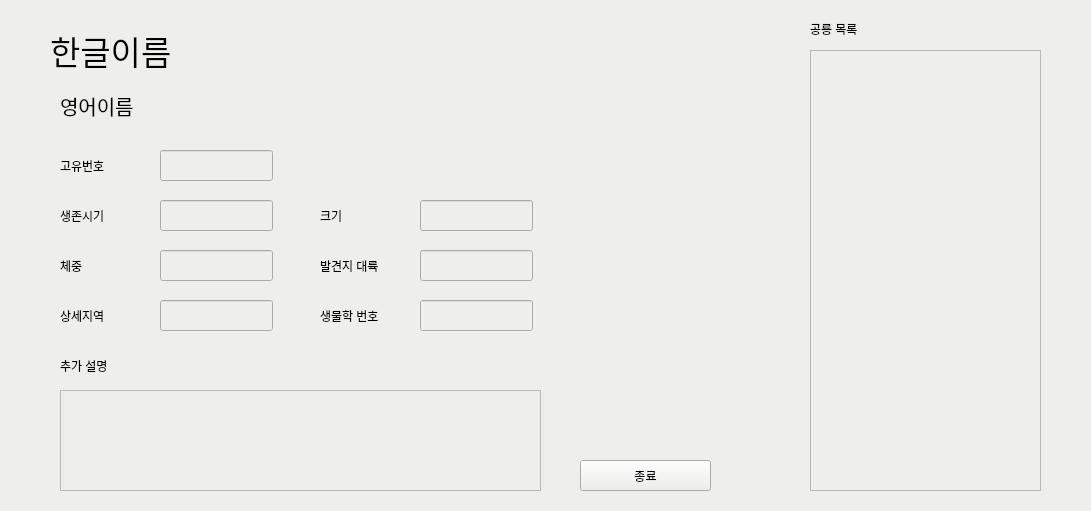
   <widget class="QWidget" name="learn_widget" native="true">
    <property name="geometry">
     <rect>
      <x>0</x>
      <y>40</y>
      <width>1091</width>
      <height>511</height>
     </rect>
    </property>
    <property name="styleSheet">
     <string notr="true">background-color: rgb(238, 238, 236);</string>
    </property>
    <widget class="QWidget" name="lean_menu_widget" native="true">
     <property name="geometry">
      <rect>
       <x>30</x>
       <y>0</y>
       <width>1031</width>
       <height>511</height>
      </rect>
     </property>
     <widget class="QWidget" name="verticalLayoutWidget">
      <property name="geometry">
       <rect>
        <x>310</x>
        <y>100</y>
        <width>361</width>
        <height>411</height>
       </rect>
      </property>
      <layout class="QVBoxLayout" name="lean_vbox">
       <item>
        <widget class="QPushButton" name="title_btn">
         <property name="font">
          <font>
           <pointsize>15</pointsize>
          </font>
         </property>
         <property name="text">
          <string>공룡</string>
         </property>
        </widget>
       </item>
      </layout>
     </widget>
     <widget class="QLabel" name="label">
      <property name="geometry">
       <rect>
        <x>100</x>
        <y>20</y>
        <width>841</width>
        <height>71</height>
       </rect>
      </property>
      <property name="font">
       <font>
        <pointsize>20</pointsize>
       </font>
      </property>
      <property name="text">
       <string>주제를 선택해 주세요</string>
      </property>
     </widget>
    </widget>
    <widget class="QWidget" name="dino_widget" native="true">
     <property name="geometry">
      <rect>
       <x>30</x>
       <y>0</y>
       <width>1031</width>
       <height>511</height>
      </rect>
     </property>
     <widget class="QLabel" name="kor_name">
      <property name="geometry">
       <rect>
        <x>20</x>
        <y>20</y>
        <width>681</width>
        <height>61</height>
       </rect>
      </property>
      <property name="font">
       <font>
        <pointsize>25</pointsize>
       </font>
      </property>
      <property name="text">
       <string>한글이름</string>
      </property>
     </widget>
     <widget class="QLineEdit" name="dino_t">
      <property name="enabled">
       <bool>false</bool>
      </property>
      <property name="geometry">
       <rect>
        <x>130</x>
        <y>200</y>
        <width>113</width>
        <height>31</height>
       </rect>
      </property>
      <property name="mouseTracking">
       <bool>true</bool>
      </property>
      <property name="styleSheet">
       <string notr="true">color: rgb(46, 52, 54);</string>
      </property>
      <property name="frame">
       <bool>true</bool>
      </property>
     </widget>
     <widget class="QLabel" name="label_12">
      <property name="geometry">
       <rect>
        <x>30</x>
        <y>200</y>
        <width>91</width>
        <height>31</height>
       </rect>
      </property>
      <property name="text">
       <string>생존시기</string>
      </property>
     </widget>
     <widget class="QLineEdit" name="dino_f">
      <property name="enabled">
       <bool>false</bool>
      </property>
      <property name="geometry">
       <rect>
        <x>390</x>
        <y>200</y>
        <width>113</width>
        <height>31</height>
       </rect>
      </property>
      <property name="styleSheet">
       <string notr="true">color: rgb(46, 52, 54);</string>
      </property>
      <property name="text">
       <string/>
      </property>
     </widget>
     <widget class="QLabel" name="label_13">
      <property name="geometry">
       <rect>
        <x>290</x>
        <y>200</y>
        <width>91</width>
        <height>31</height>
       </rect>
      </property>
      <property name="text">
       <string>크기</string>
      </property>
     </widget>
     <widget class="QLabel" name="eng_name">
      <property name="geometry">
       <rect>
        <x>30</x>
        <y>90</y>
        <width>681</width>
        <height>31</height>
       </rect>
      </property>
      <property name="font">
       <font>
        <pointsize>15</pointsize>
       </font>
      </property>
      <property name="text">
       <string>영어이름</string>
      </property>
     </widget>
     <widget class="QListWidget" name="listWidget">
      <property name="geometry">
       <rect>
        <x>780</x>
        <y>50</y>
        <width>231</width>
        <height>441</height>
       </rect>
      </property>
     </widget>
     <widget class="QLabel" name="label_15">
      <property name="geometry">
       <rect>
        <x>30</x>
        <y>250</y>
        <width>91</width>
        <height>31</height>
       </rect>
      </property>
      <property name="text">
       <string>체중</string>
      </property>
     </widget>
     <widget class="QLineEdit" name="dino_w">
      <property name="enabled">
       <bool>false</bool>
      </property>
      <property name="geometry">
       <rect>
        <x>130</x>
        <y>250</y>
        <width>113</width>
        <height>31</height>
       </rect>
      </property>
      <property name="mouseTracking">
       <bool>true</bool>
      </property>
      <property name="styleSheet">
       <string notr="true">color: rgb(46, 52, 54);</string>
      </property>
      <property name="frame">
       <bool>true</bool>
      </property>
     </widget>
     <widget class="QLabel" name="label_16">
      <property name="geometry">
       <rect>
        <x>290</x>
        <y>250</y>
        <width>91</width>
        <height>31</height>
       </rect>
      </property>
      <property name="text">
       <string>발견지 대륙</string>
      </property>
     </widget>
     <widget class="QLineEdit" name="dino_d">
      <property name="enabled">
       <bool>false</bool>
      </property>
      <property name="geometry">
       <rect>
        <x>390</x>
        <y>250</y>
        <width>113</width>
        <height>31</height>
       </rect>
      </property>
      <property name="mouseTracking">
       <bool>true</bool>
      </property>
      <property name="styleSheet">
       <string notr="true">color: rgb(46, 52, 54);</string>
      </property>
      <property name="text">
       <string/>
      </property>
      <property name="frame">
       <bool>true</bool>
      </property>
     </widget>
     <widget class="QLabel" name="label_17">
      <property name="geometry">
       <rect>
        <x>30</x>
        <y>150</y>
        <width>91</width>
        <height>31</height>
       </rect>
      </property>
      <property name="text">
       <string>고유번호</string>
      </property>
     </widget>
     <widget class="QLineEdit" name="dino_num">
      <property name="enabled">
       <bool>false</bool>
      </property>
      <property name="geometry">
       <rect>
        <x>130</x>
        <y>150</y>
        <width>113</width>
        <height>31</height>
       </rect>
      </property>
      <property name="mouseTracking">
       <bool>true</bool>
      </property>
      <property name="styleSheet">
       <string notr="true">color: rgb(46, 52, 54);</string>
      </property>
      <property name="text">
       <string/>
      </property>
      <property name="frame">
       <bool>true</bool>
      </property>
     </widget>
     <widget class="QLineEdit" name="dino_a">
      <property name="enabled">
       <bool>false</bool>
      </property>
      <property name="geometry">
       <rect>
        <x>130</x>
        <y>300</y>
        <width>113</width>
        <height>31</height>
       </rect>
      </property>
      <property name="mouseTracking">
       <bool>true</bool>
      </property>
      <property name="styleSheet">
       <string notr="true">color: rgb(46, 52, 54);</string>
      </property>
      <property name="text">
       <string/>
      </property>
      <property name="frame">
       <bool>true</bool>
      </property>
     </widget>
     <widget class="QLabel" name="label_18">
      <property name="geometry">
       <rect>
        <x>30</x>
        <y>300</y>
        <width>91</width>
        <height>31</height>
       </rect>
      </property>
      <property name="text">
       <string>상세지역</string>
      </property>
     </widget>
     <widget class="QLabel" name="label_19">
      <property name="geometry">
       <rect>
        <x>290</x>
        <y>300</y>
        <width>91</width>
        <height>31</height>
       </rect>
      </property>
      <property name="text">
       <string>생물학 번호</string>
      </property>
     </widget>
     <widget class="QLineEdit" name="dino_type">
      <property name="enabled">
       <bool>false</bool>
      </property>
      <property name="geometry">
       <rect>
        <x>390</x>
        <y>300</y>
        <width>113</width>
        <height>31</height>
       </rect>
      </property>
      <property name="mouseTracking">
       <bool>true</bool>
      </property>
      <property name="styleSheet">
       <string notr="true">color: rgb(46, 52, 54);</string>
      </property>
      <property name="text">
       <string/>
      </property>
      <property name="frame">
       <bool>true</bool>
      </property>
     </widget>
     <widget class="QLabel" name="label_20">
      <property name="geometry">
       <rect>
        <x>30</x>
        <y>350</y>
        <width>91</width>
        <height>31</height>
       </rect>
      </property>
      <property name="text">
       <string>추가 설명</string>
      </property>
     </widget>
     <widget class="QTextBrowser" name="dino_info">
      <property name="geometry">
       <rect>
        <x>30</x>
        <y>390</y>
        <width>481</width>
        <height>101</height>
       </rect>
      </property>
     </widget>
     <widget class="QLabel" name="label_11">
      <property name="geometry">
       <rect>
        <x>780</x>
        <y>20</y>
        <width>67</width>
        <height>17</height>
       </rect>
      </property>
      <property name="text">
       <string>공룡 목록</string>
      </property>
     </widget>
     <widget class="QPushButton" name="lean_exit_btn">
      <property name="geometry">
       <rect>
        <x>550</x>
        <y>460</y>
        <width>131</width>
        <height>31</height>
       </rect>
      </property>
      <property name="text">
       <string>종료</string>
      </property>
     </widget>
    </widget>
   </widget>
